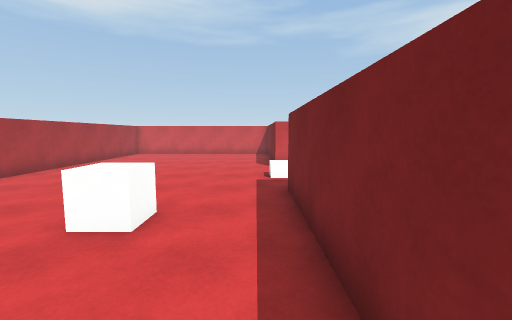
view 1 (above)

16 first-person views from a walk through a Unity game level. The camera is 1.5 m above the floor, tilts 6° down and sees 90° across. Doors are open. The floor is counted in squares, 1 m on a side. Each view is taken from the middle of a square. On the plan, view 1 faces up. The plan holds only what a view shows up to about 13 squares ahead; the rest is blank. The place goes on beyond the plan. The player is left out. Surface patterns are stand-ins for the level's own textures.

view 2
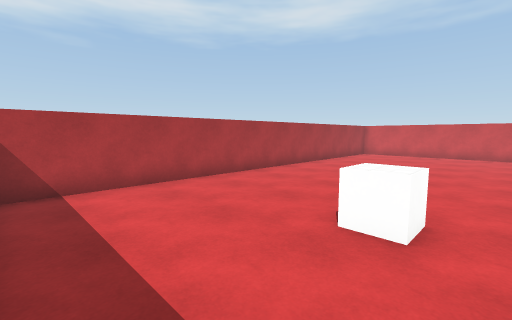

view 3
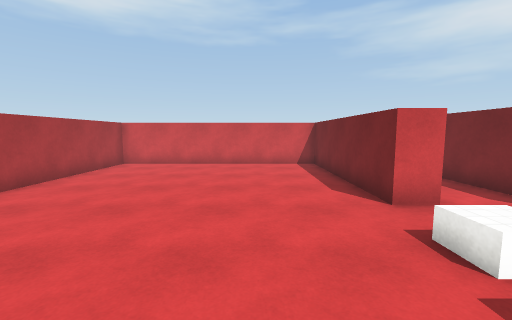

view 4
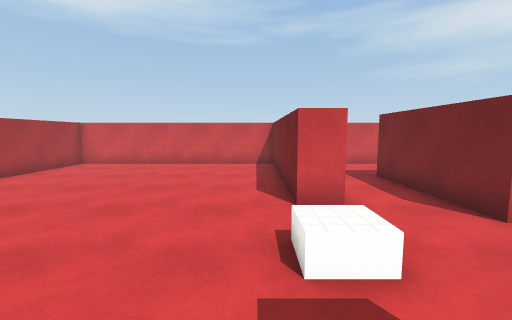

view 5
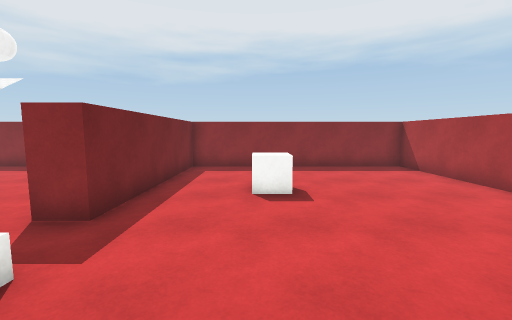

view 6
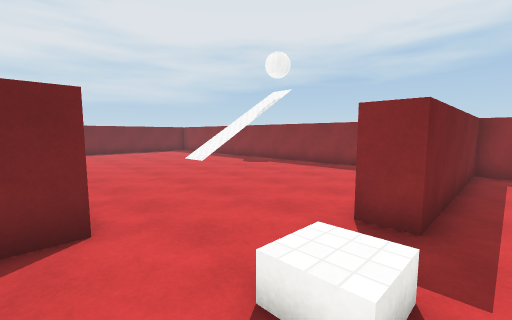

view 7
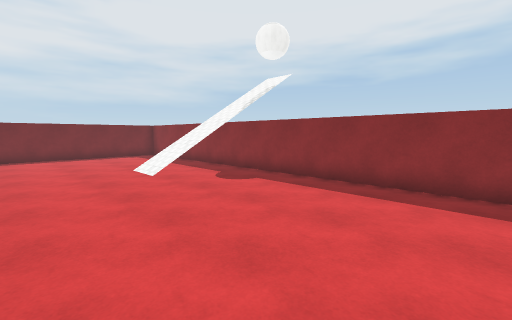

view 8
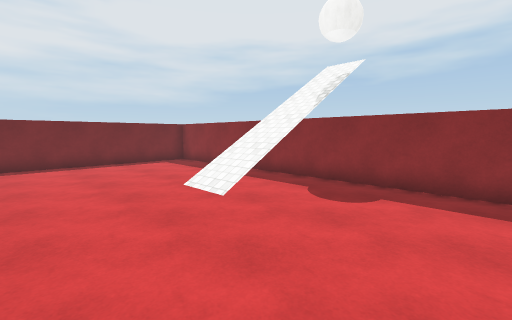

view 9
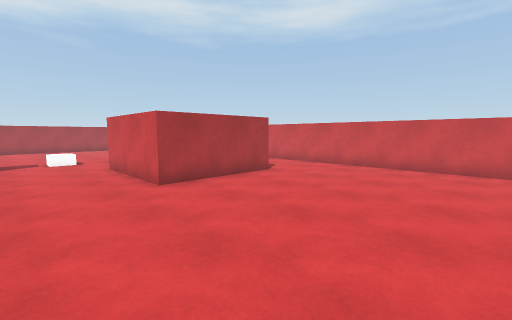

view 10
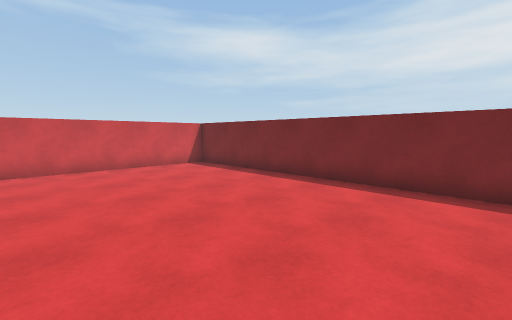

view 11
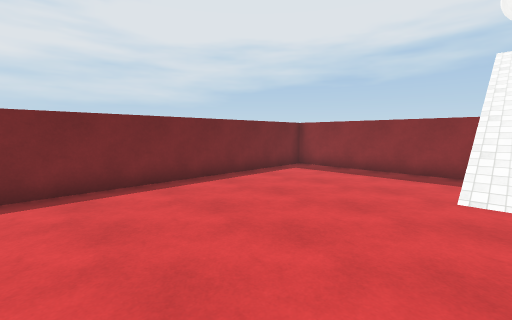

view 12
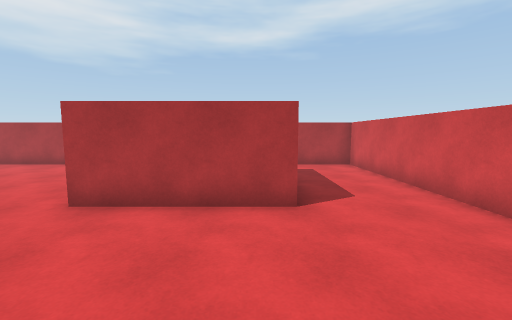

view 13
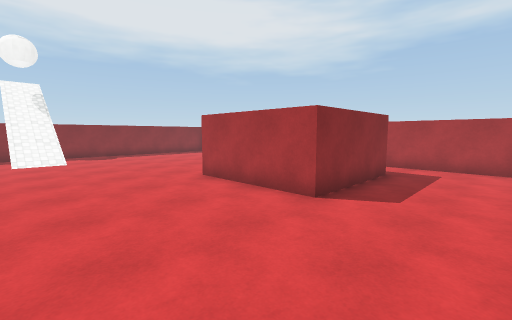

view 14
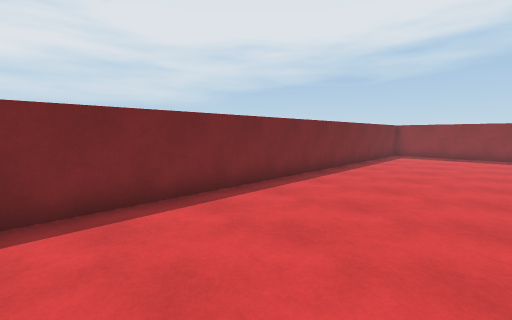

view 15
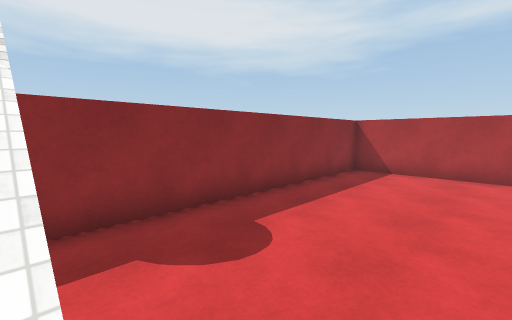

view 16
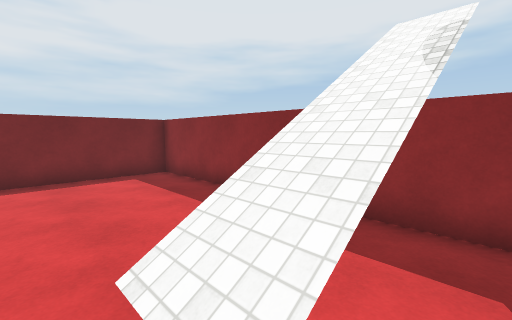

### Floor plan
Ten units are one square. View 1 is at (0, 0); x grows to the right and y downward. Boxes are objects, and circles mark ways between rooms. Rooms are numbered by the first view taken in them; rooms with no view inside come last. Other rooms are left out.
<svg viewBox="-90 -190 299 200">
<path fill="none" stroke="#000" d="M9 -112 9 -185 -85 -185 -85 5 9 5 9 -67M89 -102 42 -102 42 -148 89 -148 89 -102M19 -112 9 -112M18 -50 18 5 204 5 204 -181M9 -67 19 -67M201 -185 18 -185 18 -140"/>
<rect x="-35" y="-55" width="20" height="20" fill="#bbb"><title>cube</title></rect>
<circle cx="10" cy="-90" r="3" fill="#2a7"/>
<text x="-40" y="-90">1</text>
<text x="120" y="-90">2</text>
</svg>
Room 1 opens to room 2.

Where each view was taken, in squares from view 1:
view 1: 0 up, 0 right, facing up
view 2: 0 up, 1 left, facing up-left
view 3: 6 up, 2 left, facing up
view 4: 6 up, 0 right, facing up
view 5: 11 up, 2 left, facing down
view 6: 11 up, 0 right, facing down-right
view 7: 7 up, 3 right, facing down-right
view 8: 7 up, 7 right, facing down-right
view 9: 7 up, 16 right, facing up-left
view 10: 7 up, 13 right, facing up-right
view 11: 10 up, 13 right, facing down-right
view 12: 14 up, 14 right, facing left
view 13: 18 up, 14 right, facing down-left
view 14: 18 up, 15 right, facing down-right
view 15: 4 up, 12 right, facing down-left
view 16: 4 up, 11 right, facing down-right
